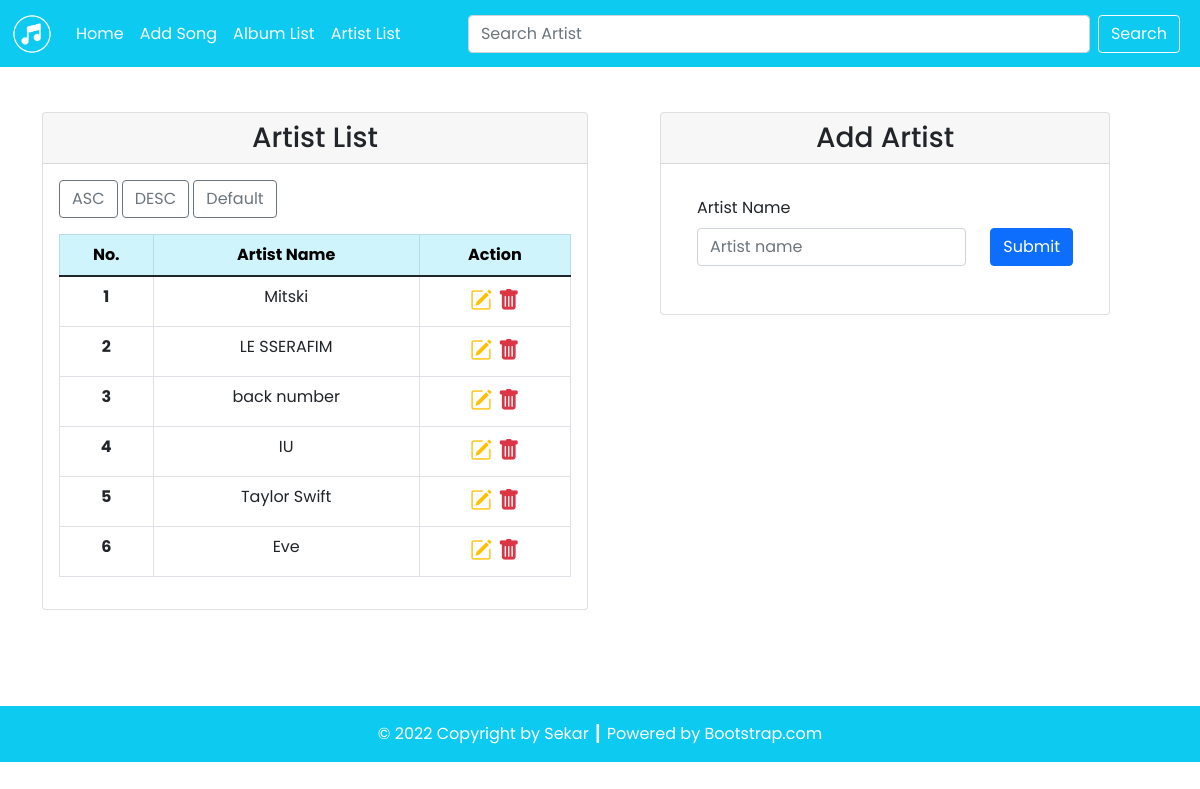
Screenshot of /source_code/artist.php with the database file from the repository.
### tables this page shows
CREATE TABLE `artist` (
  `artist_id` int(11) NOT NULL AUTO_INCREMENT,
  `artist_name` varchar(100) DEFAULT NULL,
  PRIMARY KEY (`artist_id`)
);

### source_code/config/db.php (called while the page is built)
<?php
$DB_HOST = "localhost";
$DB_USERNAME = "root";
$DB_PASSWORD = "";
$DB_NAME = "db_song";

### source_code/classes/DB.php (called while the page is built, shortened)
<?php
class DB
{
    private $hostname;
    private $username;
    private $password;
    private $dbname;
    private $conn;
    private $result;
    function __construct($hostname, $username, $password, $dbname)
    {
        $this->hostname = $hostname;
        $this->username = $username;
        $this->password = $password;
        $this->dbname = $dbname;
    }
    function open()
    {
        $this->conn = mysqli_connect($this->hostname, $this->username, $this->password, $this->dbname);
    }
    function execute($query)
    {
        $this->result = mysqli_query($this->conn, $query);
    }
    function getResult()
    {
        return mysqli_fetch_array($this->result);
    }
}

### source_code/classes/Artist.php (called while the page is built, shortened)
<?php
class Artist extends DB
{
    function getArtist()
    {
        $query = "SELECT * FROM artist";
        return $this->execute($query);
    }
}

### source_code/artist.php (the view, shortened to what this page needs)
<?php
include('config/db.php');
include('classes/DB.php');
include('classes/Artist.php');
$artist = new Artist($DB_HOST, $DB_USERNAME, $DB_PASSWORD, $DB_NAME);
$artist->open();
$artist->getArtist();
$header = '<tr>
<th scope="row">No.</th>
<th scope="row">Artist Name</th>
<th scope="row">Action</th>
</tr>';
$data = null;
$no = 1;
while ($art = $artist->getResult()) {
    $data .= '<tr>
    <th scope="row">' . $no . '</th>
    <td>' . $art['artist_name'] . '</td>
    <td style="font-size: 22px;">
        <a href="artist.php?id=' . $art['artist_id'] . '" title="Edit Data"><i class="bi bi-pencil-square text-warning"></i></a>&nbsp;<a href="artist.php?hapus=' . $art['artist_id'] . '" title="Delete Data"><i class="bi bi-trash-fill text-danger"></i></a>
        </td>
    </tr>';
    $no++;
}

### rows the page displays
artist: artist_name "Mitski"
artist: artist_name "LE SSERAFIM"
artist: artist_name "back number"
artist: artist_name "IU"
artist: artist_name "Taylor Swift"
artist: artist_name "Eve"
